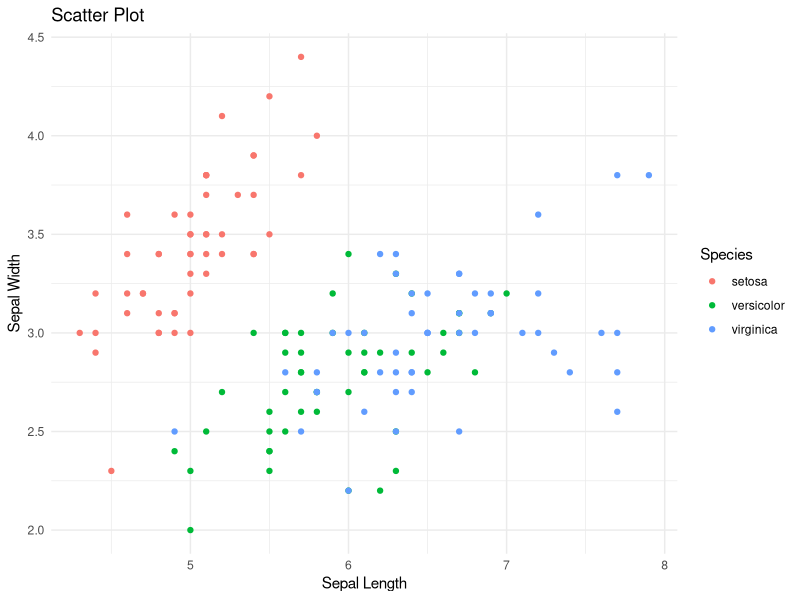
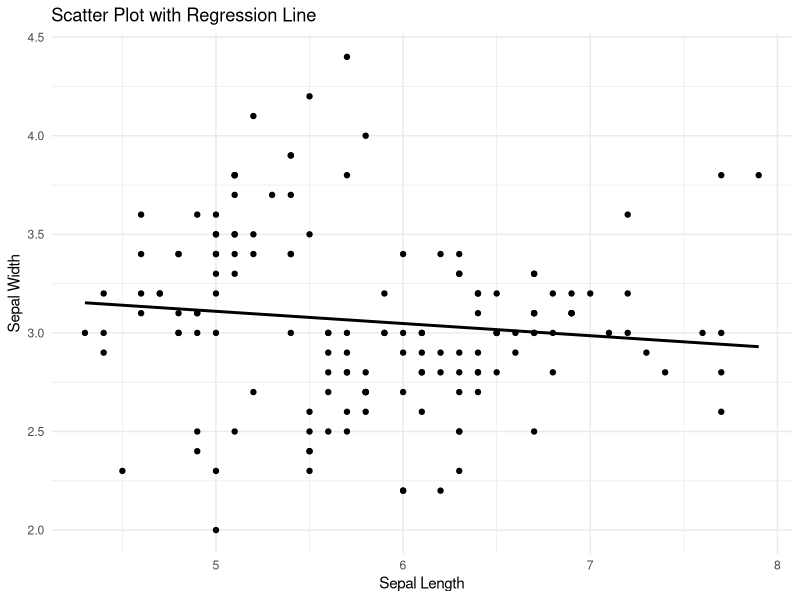
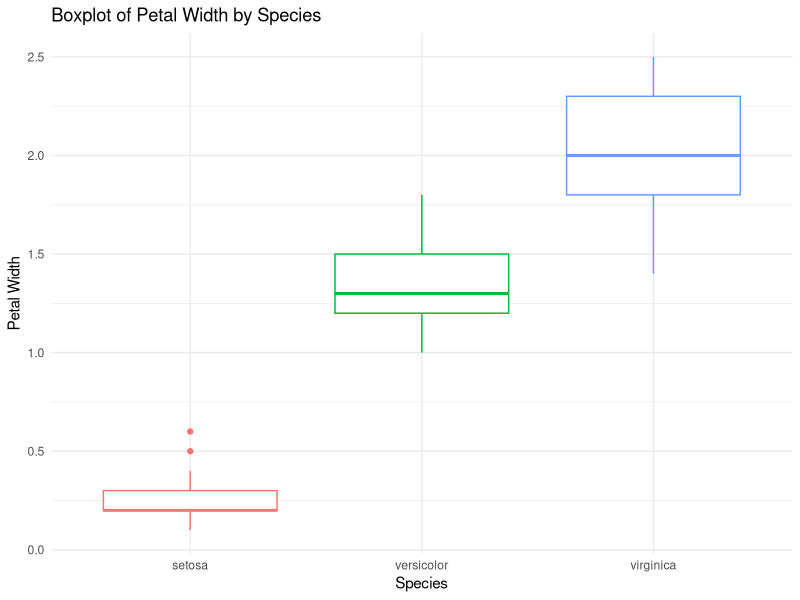
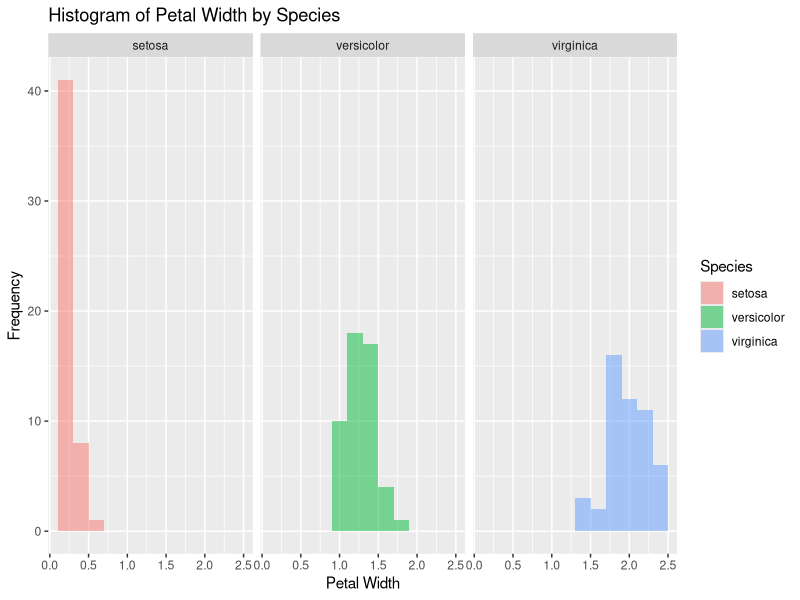

Write the R code that produced these figures, in order.
## ---- chunk 1
knitr::opts_chunk$set(echo = TRUE)
## ---- chunk 2
#Package installieren
install.packages("ggplot2", repos = "https://cran.rstudio.com") 

#Package laden
library(ggplot2)
## ---- chunk 3
data("iris")
## ---- chunk 4

library(ggplot2)

data("iris")

ggplot(data = iris, aes(x = Sepal.Length, y = Sepal.Width, color = Species)) + ggtitle("Scatter Plot") +
  geom_point() + labs(x = "Sepal Length", y = "Sepal Width", color = "Species") + theme_minimal()

## ---- chunk 5

ggplot(iris, aes(x = Sepal.Length, y = Sepal.Width)) + geom_point() + geom_smooth(method = "lm", se = FALSE, color = "black") + ggtitle("Scatter Plot with Regression Line") + labs(x = "Sepal Length", y = "Sepal Width") + theme_minimal()

## ---- chunk 6

correlation <- cor(iris$Sepal.Length, iris$Sepal.Width)
correlation

## ---- chunk 7

ggplot(data = iris, aes(x = Species, y = Petal.Width, color = Species)) + geom_boxplot() + ggtitle("Boxplot of Petal Width by Species") + labs(x = "Species", y = "Petal Width") + theme_minimal() + theme(legend.position="none")

## ---- chunk 8

# ggplot(data = iris, aes(x = Petal.Width, fill = Species, color = Species)) + ggtitle("Histogram of Petal Width by Species") + geom_histogram(alpha = 0.5, position = "identity", bins = 50) + labs(x = "Petal Width", y = "Frequency")

ggplot(iris, aes(x = Petal.Width, fill = Species)) + geom_histogram(binwidth = 0.2, position = "identity", alpha = 0.5) + facet_wrap(~Species) + ggtitle("Histogram of Petal Width by Species") + labs(x = "Petal Width", y = "Frequency") 

## ---- chunk 9

res <- t.test(Petal.Width ~ Species, data = iris, subset = (Species == "setosa" | Species == "virginica"))
print(res)

if (res$p.value < 0.05) {
  print("The difference in Petal Width between setosa and virginica species is statistically significant.")
} else {
  print("There is no statistically significant difference in Petal Width between setosa and virginica species.")
}

